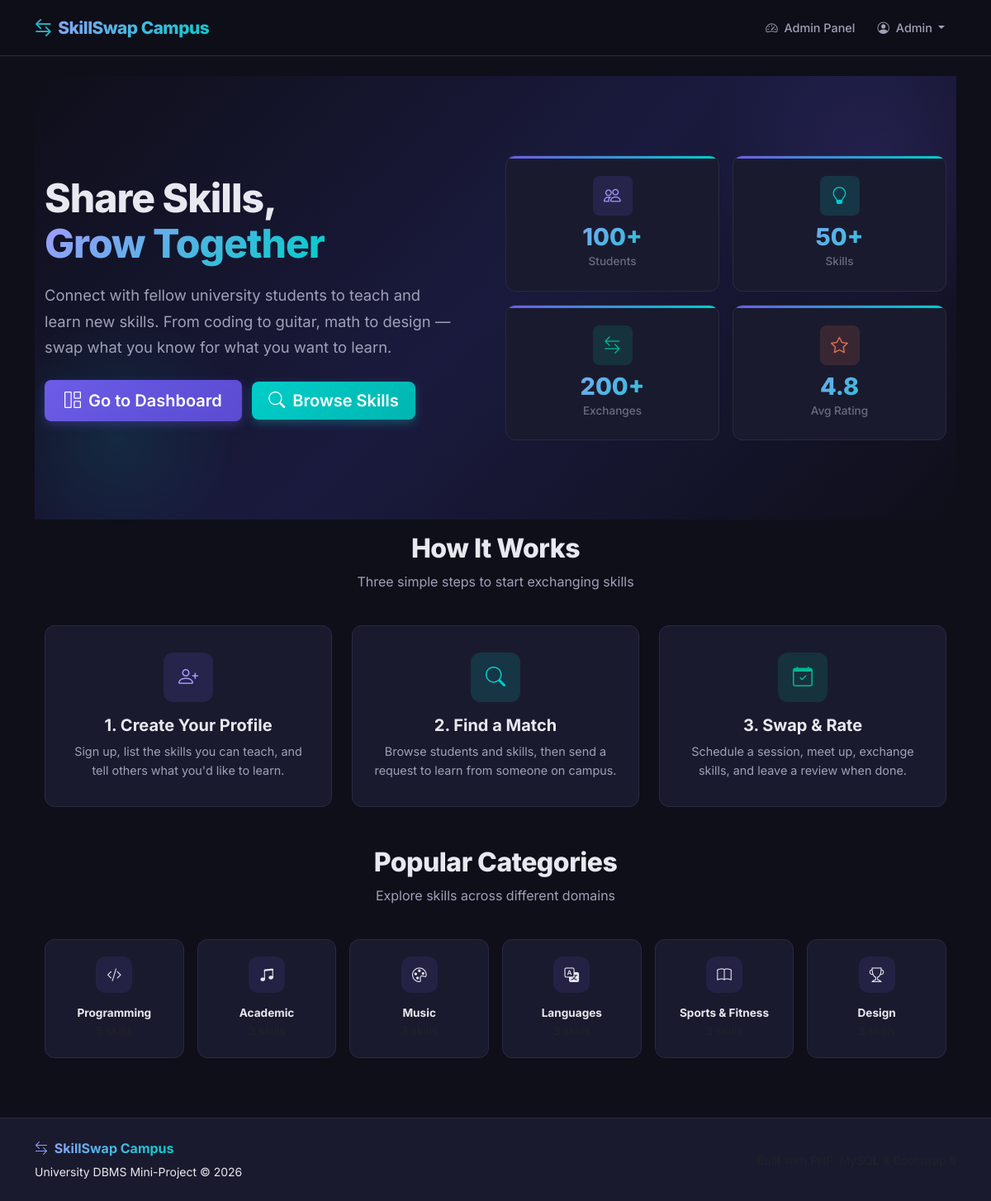
The page / (signed in) on the database its author committed.
### tables this page shows
CREATE TABLE skill_categories (
    category_id INT AUTO_INCREMENT PRIMARY KEY,
    category_name VARCHAR(100) NOT NULL UNIQUE
);

### includes/auth.php (called while the page is built, shortened)
<?php
function isLoggedIn() {
    return isset($_SESSION['user_id']);
}
?>

### index.php (the view, shortened to what this page needs)
<?php
include 'includes/header.php';
?>
<div class="hero-section">
    <div class="container">
        <div class="row align-items-center">
            <div class="col-lg-6 mb-4 mb-lg-0" style="position: relative; z-index: 1;">
                <h1 class="hero-title">
                    Share Skills,<br>
                    <span class="highlight">Grow Together</span>
                </h1>
                <p class="hero-subtitle">
                    Connect with fellow university students to teach and learn new skills.
                    From coding to guitar, math to design — swap what you know for what you want to learn.
                </p>
                <div class="mt-4">
                    <?php if (!isLoggedIn()): ?>
                        <a href="register.php" class="btn btn-primary btn-lg me-2">
                            <i class="bi bi-rocket-takeoff me-1"></i> Get Started
                        </a>
                        <a href="login.php" class="btn btn-outline-light btn-lg">
                            Login
                        </a>
                    <?php else: ?>
                        <a href="dashboard.php" class="btn btn-primary btn-lg me-2">
                            <i class="bi bi-grid-1x2 me-1"></i> Go to Dashboard
                        </a>
                        <a href="browse.php" class="btn btn-accent btn-lg">
                            <i class="bi bi-search me-1"></i> Browse Skills
                        </a>
                    <?php endif; ?>
                </div>
            </div>
            <div class="col-lg-6 text-center" style="position: relative; z-index: 1;">
                <div class="row g-3">
                    <div class="col-6">
                        <div class="stat-card text-center">
                            <div class="stat-icon purple mx-auto"><i class="bi bi-people"></i></div>
                            <div class="stat-number text-gradient">100+</div>
                            <div class="stat-label">Students</div>
                        </div>
                    </div>
                    <div class="col-6">
                        <div class="stat-card text-center">
                            <div class="stat-icon teal mx-auto"><i class="bi bi-lightbulb"></i></div>
                            <div class="stat-number text-gradient">50+</div>
                            <div class="stat-label">Skills</div>
                        </div>
                    </div>
                    <div class="col-6">
                        <div class="stat-card text-center">
                            <div class="stat-icon green mx-auto"><i class="bi bi-arrow-left-right"></i></div>
                            <div class="stat-number text-gradient">200+</div>
                            <div class="stat-label">Exchanges</div>
                        </div>
                    </div>
                    <div class="col-6">
                        <div class="stat-card text-center">
                            <div class="stat-icon orange mx-auto"><i class="bi bi-star"></i></div>
                            <div class="stat-number text-gradient">4.8</div>
                            <div class="stat-label">Avg Rating</div>
                        </div>
                    </div>
                </div>
            </div>
        </div>
    </div>
</div>
<div class="container py-5" style="margin-top: -2rem;">
    <h2 class="section-title">How It Works</h2>
    <p class="section-subtitle">Three simple steps to start exchanging skills</p>
    <div class="row g-4">
        <div class="col-md-4">
            <div class="feature-card">
                <div class="feature-icon" style="background: rgba(108, 92, 231, 0.15); color: var(--primary-light);">
                    <i class="bi bi-person-plus"></i>
                </div>
                <h5>1. Create Your Profile</h5>
                <p>Sign up, list the skills you can teach, and tell others what you'd like to learn.</p>
            </div>
        </div>
        <div class="col-md-4">
            <div class="feature-card">
                <div class="feature-icon" style="background: rgba(0, 206, 201, 0.15); color: var(--accent);">
                    <i class="bi bi-search"></i>
                </div>
                <h5>2. Find a Match</h5>
                <p>Browse students and skills, then send a request to learn from someone on campus.</p>
            </div>
        </div>
        <div class="col-md-4">
            <div class="feature-card">
                <div class="feature-icon" style="background: rgba(0, 184, 148, 0.15); color: var(--success);">
                    <i class="bi bi-calendar-check"></i>
                </div>
                <h5>3. Swap & Rate</h5>
                <p>Schedule a session, meet up, exchange skills, and leave a review when done.</p>
            </div>
        </div>
    </div>
</div>
<?php
require_once 'config/db.php';
$catResult = mysqli_query($conn, "SELECT c.category_id, c.category_name, COUNT(s.skill_id) AS skill_count FROM skill_categories c LEFT JOIN skills s ON c.category_id = s.category_id GROUP BY c.category_id ORDER BY skill_count DESC LIMIT 6");
?>
<div class="container pb-5">
    <h2 class="section-title">Popular Categories</h2>
    <p class="section-subtitle">Explore skills across different domains</p>
    <div class="row g-3 justify-content-center">
        <?php
        $icons = ['bi-code-slash', 'bi-music-note-beamed', 'bi-palette', 'bi-translate', 'bi-book', 'bi-trophy'];
        $colors = ['purple', 'teal', 'orange', 'green', 'purple', 'teal'];
        $i = 0;
        while ($cat = mysqli_fetch_assoc($catResult)):
        ?>
        <div class="col-6 col-md-4 col-lg-2">
            <div class="feature-card" style="padding: 1.25rem;">
                <div class="feature-icon <?php echo $colors[$i % 6]; ?> mx-auto" style="width: 44px; height: 44px; font-size: 1.1rem; background: rgba(108, 92, 231, 0.12);">
                    <i class="bi <?php echo $icons[$i % 6]; ?>"></i>
                </div>
                <h6 class="mt-2 mb-0" style="font-size: 0.85rem;"><?php echo htmlspecialchars($cat['category_name']); ?></h6>
                <small class="text-muted"><?php echo $cat['skill_count']; ?> skills</small>
            </div>
        </div>
        <?php $i++; endwhile; ?>
    </div>
</div>
<?php include 'includes/footer.php'; ?>

### rows shown on the page
skill_categories: category_name "Programming"
skill_categories: category_name "Academic"
skill_categories: category_name "Music"
skill_categories: category_name "Languages"
skill_categories: category_name "Sports & Fitness"
skill_categories: category_name "Design"

### other values the page prints
getCurrentUserName() "Admin"
